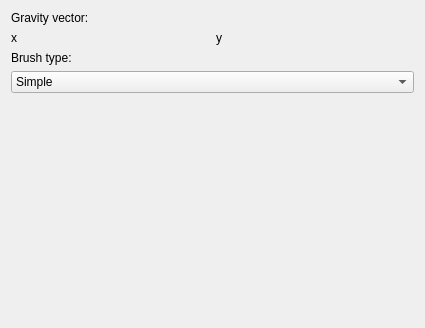
<?xml version="1.0" encoding="UTF-8"?>
<ui version="4.0">
 <class>WdgWatercolorOptions</class>
 <widget class="QWidget" name="WdgWatercolorOptions">
  <property name="geometry">
   <rect>
    <x>0</x>
    <y>0</y>
    <width>425</width>
    <height>328</height>
   </rect>
  </property>
  <property name="sizePolicy">
   <sizepolicy hsizetype="Preferred" vsizetype="Preferred">
    <horstretch>255</horstretch>
    <verstretch>255</verstretch>
   </sizepolicy>
  </property>
  <property name="minimumSize">
   <size>
    <width>425</width>
    <height>290</height>
   </size>
  </property>
  <layout class="QVBoxLayout" name="verticalLayout_2">
   <item>
    <widget class="QLabel" name="labelGravity">
     <property name="text">
      <string>Gravity vector:</string>
     </property>
    </widget>
   </item>
   <item>
    <layout class="QHBoxLayout" name="gravityLayout">
     <item>
      <widget class="QLabel" name="labelX">
       <property name="text">
        <string>x</string>
       </property>
      </widget>
     </item>
     <item>
      <widget class="KisDoubleSliderSpinBox" name="gravityX" native="true"/>
     </item>
     <item>
      <widget class="QLabel" name="labelY">
       <property name="text">
        <string>y</string>
       </property>
      </widget>
     </item>
     <item>
      <widget class="KisDoubleSliderSpinBox" name="gravityY" native="true"/>
     </item>
    </layout>
   </item>
   <item>
    <widget class="QLabel" name="labelBrush">
     <property name="text">
      <string>Brush type:</string>
     </property>
    </widget>
   </item>
   <item>
    <widget class="QComboBox" name="brushType">
     <item>
      <property name="text">
       <string>Simple</string>
      </property>
     </item>
     <item>
      <property name="text">
       <string>Wet-on-dry</string>
      </property>
     </item>
     <item>
      <property name="text">
       <string>Wet-on-wet</string>
      </property>
     </item>
     <item>
      <property name="text">
       <string>Blobby</string>
      </property>
     </item>
     <item>
      <property name="text">
       <string>Crunchy</string>
      </property>
     </item>
    </widget>
   </item>
   <item>
    <spacer name="verticalSpacer">
     <property name="orientation">
      <enum>Qt::Vertical</enum>
     </property>
     <property name="sizeHint" stdset="0">
      <size>
       <width>20</width>
       <height>40</height>
      </size>
     </property>
    </spacer>
   </item>
  </layout>
 </widget>
 <customwidgets>
  <customwidget>
   <class>KisDoubleSliderSpinBox</class>
   <extends>QWidget</extends>
   <header>kis_slider_spin_box.h</header>
   <container>1</container>
  </customwidget>
 </customwidgets>
 <resources/>
 <connections/>
</ui>
